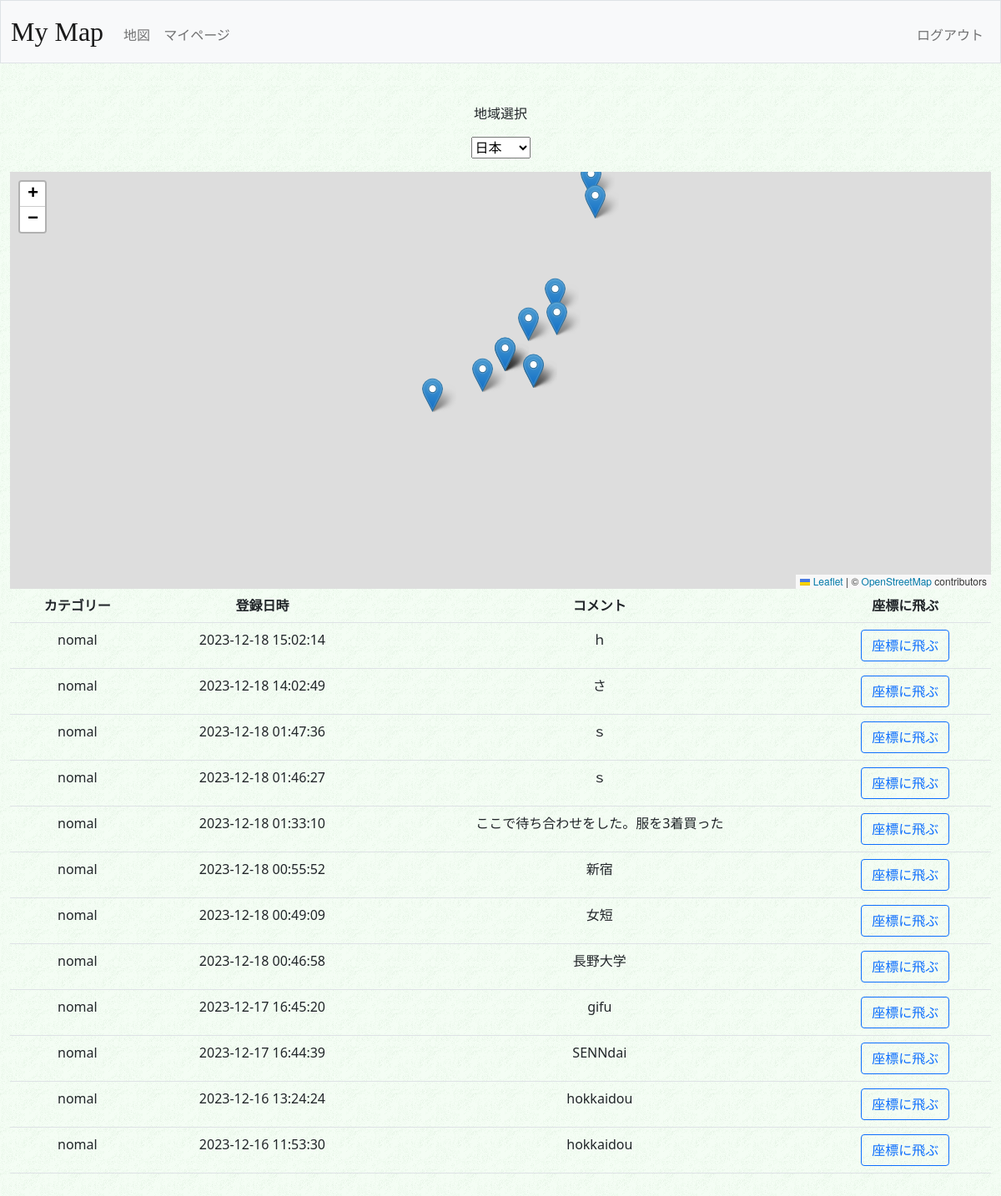
/map (signed in), run on the app's committed database.
### tables this page shows
CREATE TABLE 'markers'(
  'id' INTEGER PRIMARY KEY AUTOINCREMENT NOT NULL,
  'userid' INTEGER NOT NULL,
  'lat' FLOAT NOT NULL,
  'lng' FLOAT NOT NULL,
  'comment' TEXT,
  'cate' TEXT DEFAULT 'nomal',
  'created_at' TIMESTAMP DEFAULT(datetime('now','localtime'))
);

### app.py (the view)
@csrf.exempt
@app.route("/map", methods=["GET", "POST"])
def map():
    if request.method == "POST":
        userid = session["user_id"]
        lat = request.json['lat']
        lng = request.json['lng']
        comment = request.json['text']
        con = sqlite3.connect(DBNAME)
        db = con.cursor()
        db.execute("INSERT INTO markers (userid,lat,lng,comment) VALUES (?,?,?,?)", (userid,lat,lng,comment,))
        con.commit()
        con.close()
        return redirect("/map")
    else:
        userid = session["user_id"]
        con = sqlite3.connect(DBNAME)
        db = con.cursor()
        markers = db.execute("SELECT lat,lng,comment,cate,created_at FROM markers WHERE userid = (?) ORDER BY created_at DESC", (userid,)).fetchall()
        con.close()
        print(markers)
        return render_template("map.html", markers = markers)

### app.py (called while the page is built)
@app.after_request
def after_request(response):
    response.headers["Cache-Control"] = "no-cache, no-store, must-revalidate"
    response.headers["Expires"] = 0
    response.headers["Pragma"] = "no-cache"
    return response

### templates/map.html (shortened to what this page needs)
{% extends "layout.html" %}
{% block head %}
    <link rel="stylesheet" href="https://unpkg.com/leaflet@1.7.1/dist/leaflet.css"
/>
{% endblock %}
{% block main %}
    <div class="mb-3">
        <p>地域選択</p>
        <select name="pre" id = "pre">
            <option value="36.000850616844694, 137.9999356269849">日本</option>
        </select>
    </div>
    <div id="map" style="width:100%; height:500px"></div>
    <table class="table table-hover">
        <tr>
            <th>カテゴリー</th>
            <th>登録日時</th>
            <th>コメント</th>
            <th>座標に飛ぶ</th>
        </tr>
        {% for marker in markers %}
        <tr>
            <td>{{ marker[3] }}</td>
            <td>{{ marker[4] }}</td>
            <td>{{ marker[2] }}</td>
            <td><button class="btn btn-outline-primary" onclick=jamp({{marker[0]}},{{marker[1]}})>座標に飛ぶ</button></td>
        </tr>
        {% endfor %}
    </table>
{% endblock %}

### upload/styles.css (style rules this page uses)
body { background: url("./background.gif") }
p { white-space: pre-wrap; }

### data on the page
markers: cate "nomal", created_at "2023-12-18 15:02:14", comment "ｈ"
markers: cate "nomal", created_at "2023-12-18 14:02:49", comment "さ"
markers: cate "nomal", created_at "2023-12-18 01:47:36", comment "ｓ"
markers: cate "nomal", created_at "2023-12-18 01:46:27", comment "ｓ"
markers: cate "nomal", created_at "2023-12-18 01:33:10", comment "ここで待ち合わせをした。服を3着買った"
markers: cate "nomal", created_at "2023-12-18 00:55:52", comment "新宿"
markers: cate "nomal", created_at "2023-12-18 00:49:09", comment "女短"
markers: cate "nomal", created_at "2023-12-18 00:46:58", comment "長野大学"
markers: cate "nomal", created_at "2023-12-17 16:45:20", comment "gifu"
markers: cate "nomal", created_at "2023-12-17 16:44:39", comment "SENNdai"
markers: cate "nomal", created_at "2023-12-16 13:24:24", comment "hokkaidou"
markers: cate "nomal", created_at "2023-12-16 11:53:30", comment "hokkaidou"
